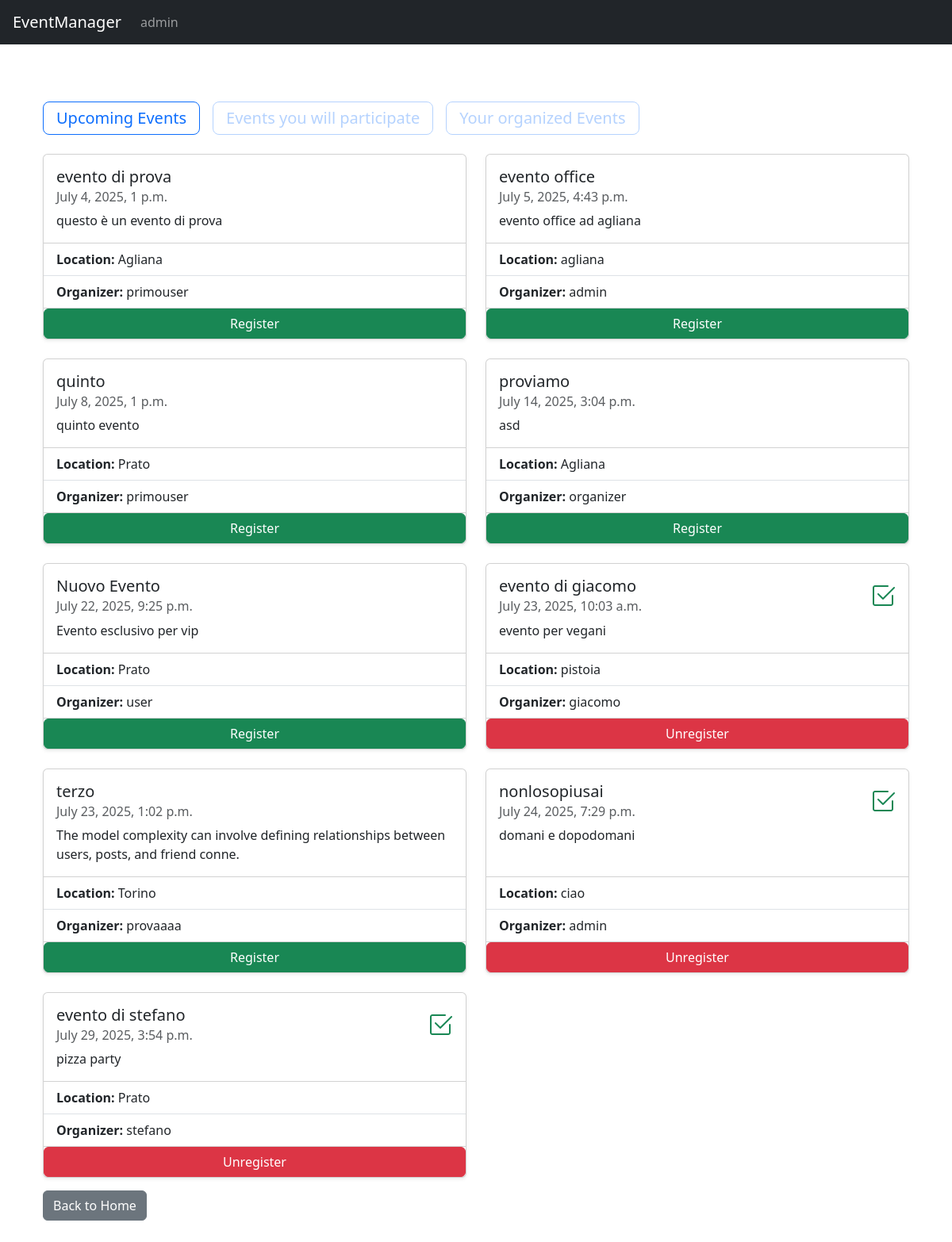
The app's page /events/ (signed in), older data.
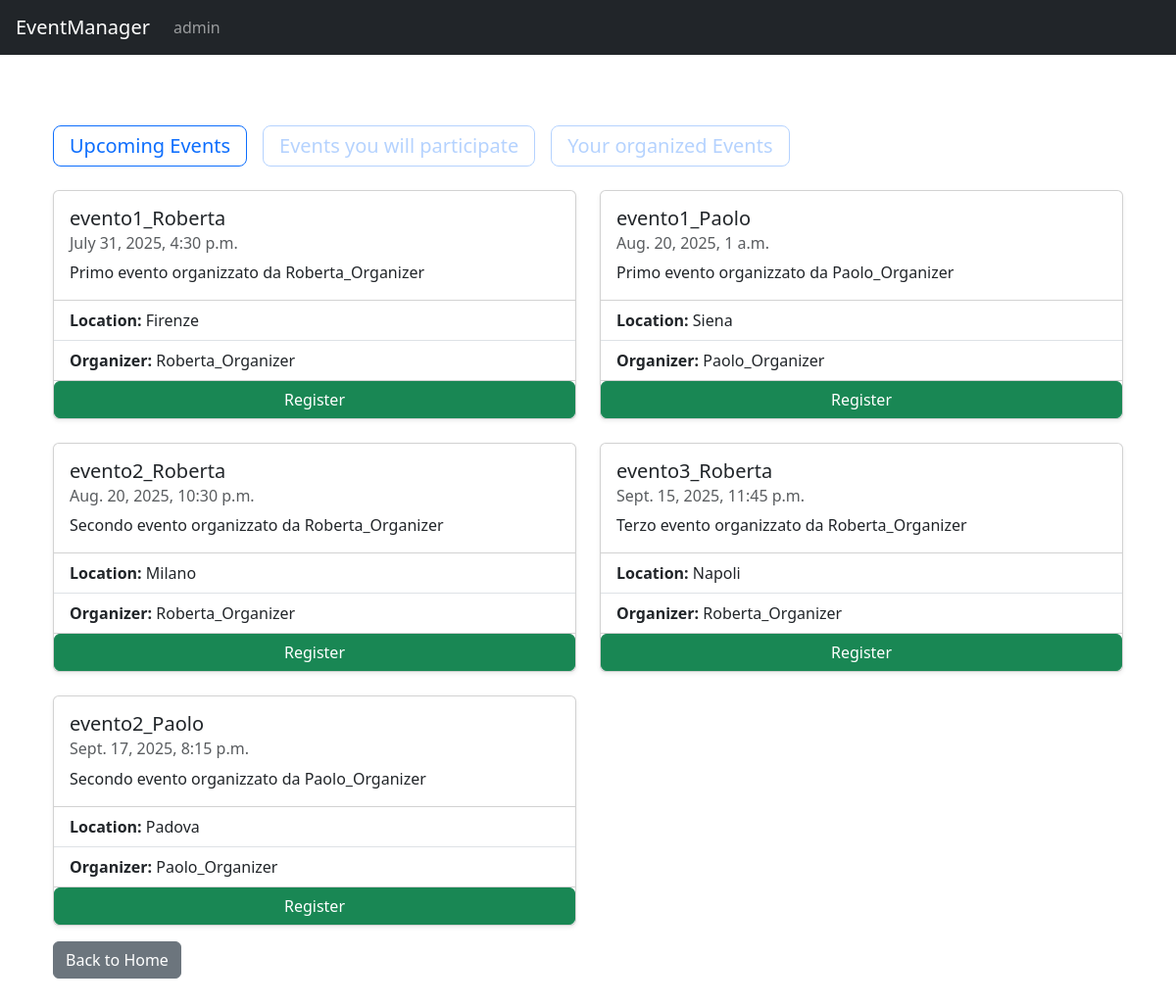
The same page, newer data.
### users/models.py (models this page shows, shortened)
class CustomUser(AbstractUser):
    is_organizer = models.BooleanField(default=False)
    date_of_birth = models.DateField(null=True)
    class Meta:
        permissions = (
            ("can_view_events", "Can view events"),
            ('can_register_himself', 'Can register himself'),
            ('can_unregister_himself', 'Can unregister himself'),
            ('can_view_own_registrations', 'Can view own registrations'),
            ("can_create_event", "Can create event"),
            ("can_edit_own_event", "Can edit own event"),
            ("can_delete_own_event", "Can delete own event"),
            ('can_view_own_event_registrations', 'Can view own event registrations')
        )

### events/models.py (models this page shows, shortened)
class Event(models.Model):
    title = models.CharField(max_length=100, unique=True)
    description = models.TextField()
    date = models.DateTimeField()
    location = models.CharField(max_length=100)
    organizer = models.ForeignKey(
        settings.AUTH_USER_MODEL,
        on_delete=models.CASCADE,
        related_name='organized_events'
    )
    registrations = models.ManyToManyField(
        settings.AUTH_USER_MODEL,
        related_name='attending_events',
        blank=True
    )

### events/views.py (the view)
# urls.py: path('', views.EventListView.as_view(), name='event_list'),
class EventListView(LoginRequiredMixin, PermissionRequiredMixin, ListView):
    model = Event
    template_name = 'events/event_list.html'
    context_object_name = 'events'
    permission_required = ['users.can_view_events', 'users.can_view_own_registrations']
    ordering = ['date']
    def get_context_data(self, **kwargs):
        context = super().get_context_data(**kwargs)
        user = self.request.user
        context['participated_events'] = self.get_queryset().filter(registrations=user)
        context['organized_events'] = self.get_queryset().filter(organizer=user)
        return context

### events/templates/events/event_list.html (shortened to what this page needs)
{% extends 'base.html' %}
{% block content %}
    <div class="container py-5">
        <div class="mb-4">
            <div class="d-flex gap-3">
                <button id="upcoming-events-button" class="btn btn-outline-primary btn-lg text-start fw-normal">
                    <h1 class="h5 mb-0">Upcoming Events</h1>
                </button>
                <button id="participated-events-button" class="btn btn-outline-primary btn-lg text-start fw-normal">
                    <h1 class="h5 mb-0">Events you will participate</h1>
                </button>
                {% if perms.users.can_create_event %}
                <button id="organized-events-button" class="btn btn-outline-primary btn-lg text-start fw-normal">
                    <h1 class="h5 mb-0">Your organized Events</h1>
                </button>
                {% endif %}
            </div>
        </div>
        <div class="row g-4" id="upcoming-events">
            {% for event in events %}
                <div class="col-12 col-md-6">
                    <div class="card h-100 shadow-sm">
                        <div class="card-body">
                            {% if event in participated_events %}<i class="bi bi-check2-square position-absolute top-0 end-0 m-3 text-success fs-2"></i>{%endif%}
                            <h5 class="card-title">{{ event.title }}</h5>
                            <h6 class="card-subtitle mb-2 text-muted">{{ event.date }}</h6>
                            <p class="card-text">{{ event.description }}</p>
                        </div>
                        <ul class="list-group list-group-flush">
                            <li class="list-group-item"><strong>Location:</strong> {{ event.location }}</li>
                            <li class="list-group-item"><strong>Organizer:</strong> {{ event.organizer.username }}</li>
                        </ul>
                        {% if event in participated_events %}
                            <a href="{% url 'events:unregister_to_event' event.id %}" class="btn btn-danger">Unregister</a>
                        {% else %}
                            <a href="{% url 'events:register_to_event' event.id %}" class="btn btn-success">Register</a>
                        {% endif %}
                    </div>
                </div>
            {% empty %}
                <div class="col-12">
                    <div class="alert alert-info">There aren't upcoming events.</div>
                </div>
            {% endfor %}
        </div>
        <div>
            <a href="{% url 'home' %}" class="btn btn-secondary mt-3">Back to Home</a>
        </div>
    </div>
{% endblock %}

### templates/base.html (shortened to what this page needs)
<!DOCTYPE html>
<html lang="it">
<head>
    <link rel="stylesheet" href="https://cdn.jsdelivr.net/npm/bootstrap@5.3.3/dist/css/bootstrap.min.css">
    <link href="https://cdnjs.cloudflare.com/ajax/libs/bootstrap-icons/1.10.0/font/bootstrap-icons.min.css" rel="stylesheet">
</head>
<body>
    <nav class="navbar navbar-expand-lg navbar-dark bg-dark px-3">
        <a class="navbar-brand" href="{% url 'home' %}">EventManager</a>
        <div class="collapse navbar-collapse">
            <ul class="navbar-nav me-auto">
                {% if user.is_authenticated is False %}
                <li class="nav-item"><a class="nav-link" href="{% url 'login' %}">Login</a></li>
                <li class="nav-item"><a class="nav-link" href="{% url 'signup' %}">Sign Up</a></li>
                {% else %}
                <li class="nav-item"><a class="nav-link" href="{% url 'profile' %}">{{user.username}}</a></li>
                {% endif %}
            </ul>
        </div>
    </nav>
    <div class="container mt-4">
        {% block content %}
        {% endblock %}
    </div>
</body>
</html>

Row changes from the older to the newer data that the page shows:
removed Event: title "evento office", date "July 5, 2025, 4:43 p.m.", description "evento office ad agliana", location "agliana", organizer.username "admin", shows "Register"
removed Event: title "proviamo", date "July 14, 2025, 3:04 p.m.", description "asd", location "Agliana", organizer.username "organizer", shows "Register"
removed Event: title "Nuovo Evento", date "July 22, 2025, 9:25 p.m.", description "Evento esclusivo per vip", location "Prato", organizer.username "user", shows "Register"
removed Event: title "evento di giacomo", date "July 23, 2025, 10:03 a.m.", description "evento per vegani", location "pistoia", organizer.username "giacomo", shows "Unregister"
removed Event: title "terzo", date "July 23, 2025, 1:02 p.m.", description "The model complexity can involve defining relationships between users, posts, and friend conne.", location "Torino", organizer.username "provaaaa", shows "Register"
removed Event: title "nonlosopiusai", date "July 24, 2025, 7:29 p.m.", description "domani e dopodomani", location "ciao", organizer.username "admin", shows "Unregister"
removed Event: title "evento di stefano", date "July 29, 2025, 3:54 p.m.", description "pizza party", location "Prato", organizer.username "stefano", shows "Unregister"
changed Event: title "evento di prova" → "evento1_Roberta"; date "July 4, 2025, 1 p.m." → "July 31, 2025, 4:30 p.m."; description "questo è un evento di prova" → "Primo evento organizzato da Roberta_Organizer"; location "Agliana" → "Firenze"; organizer.username "primouser" → "Roberta_Organizer"
added Event: title "evento1_Paolo", date "Aug. 20, 2025, 1 a.m.", description "Primo evento organizzato da Paolo_Organizer", location "Siena", organizer.username "Paolo_Organizer", shows "Register"
added Event: title "evento2_Roberta", date "Aug. 20, 2025, 10:30 p.m.", description "Secondo evento organizzato da Roberta_Organizer", location "Milano", organizer.username "Roberta_Organizer", shows "Register"
added Event: title "evento3_Roberta", date "Sept. 15, 2025, 11:45 p.m.", description "Terzo evento organizzato da Roberta_Organizer", location "Napoli", organizer.username "Roberta_Organizer", shows "Register"
changed Event: title "quinto" → "evento2_Paolo"; date "July 8, 2025, 1 p.m." → "Sept. 17, 2025, 8:15 p.m."; description "quinto evento" → "Secondo evento organizzato da Paolo_Organizer"; location "Prato" → "Padova"; organizer.username "primouser" → "Paolo_Organizer"
